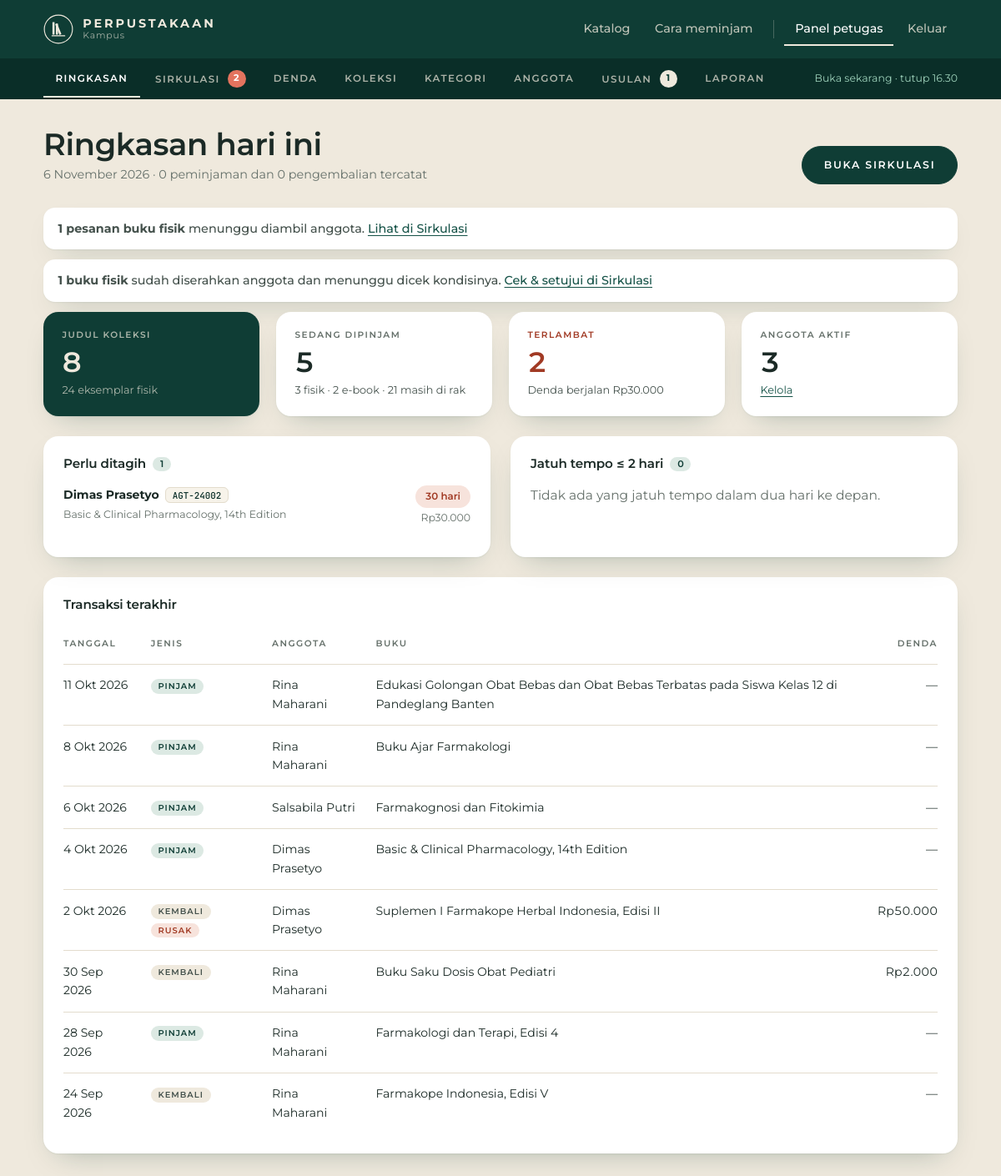
/admin/index.php (signed in), run on the app's committed database.
### tables this page shows
CREATE TABLE peminjaman (
  id INT AUTO_INCREMENT PRIMARY KEY,
  user_id INT NOT NULL,
  buku_id INT NOT NULL,
  format ENUM('fisik','ebook') NOT NULL DEFAULT 'fisik',  
  tgl_pinjam DATE NOT NULL,                           
  tgl_ambil DATE NULL,                                
  jatuh_tempo DATE NOT NULL,
  tgl_ajuan DATE NULL,                                
  tgl_kembali DATE NULL,                              
  durasi TINYINT NOT NULL DEFAULT 7,                  
  perpanjang TINYINT NOT NULL DEFAULT 0,
  denda INT NOT NULL DEFAULT 0,                       
  kondisi ENUM('baik','rusak','hilang') NULL,         
  denda_kondisi INT NOT NULL DEFAULT 0,               
  denda_lunas DATE NULL,                              
  FOREIGN KEY (user_id) REFERENCES users(id),
  FOREIGN KEY (buku_id) REFERENCES buku(id),
  KEY idx_aktif (tgl_kembali, jatuh_tempo)
);

CREATE TABLE users (
  id INT AUTO_INCREMENT PRIMARY KEY,
  no_anggota VARCHAR(20) NOT NULL UNIQUE,
  nama VARCHAR(100) NOT NULL,
  email VARCHAR(120) NOT NULL UNIQUE,
  telepon VARCHAR(20) NULL,
  password VARCHAR(255) NOT NULL,
  role ENUM('admin','anggota') NOT NULL DEFAULT 'anggota',
  aktif TINYINT(1) NOT NULL DEFAULT 1,
  dibuat TIMESTAMP NOT NULL DEFAULT CURRENT_TIMESTAMP
);

CREATE TABLE buku (
  id INT AUTO_INCREMENT PRIMARY KEY,
  judul VARCHAR(200) NOT NULL,
  penulis VARCHAR(150) NOT NULL,
  penerbit VARCHAR(120) NOT NULL,
  tahun SMALLINT NULL,
  isbn VARCHAR(20) NULL,
  kategori_id INT NOT NULL,
  no_panggil VARCHAR(40) NOT NULL,
  rak VARCHAR(20) NOT NULL,
  halaman SMALLINT NULL,
  bahasa VARCHAR(30) NOT NULL DEFAULT 'Indonesia',
  stok TINYINT UNSIGNED NOT NULL DEFAULT 1,
  sinopsis TEXT NULL,
  daftar_isi TEXT NULL,           
  file_pdf VARCHAR(150) NULL,     
  sampul VARCHAR(150) NULL,       
  dibuat TIMESTAMP NOT NULL DEFAULT CURRENT_TIMESTAMP,
  FOREIGN KEY (kategori_id) REFERENCES kategori(id)
);

### admin/index.php (the view, shortened to what this page needs)
<?php
require __DIR__ . '/../config.php';
$s = q('SELECT
          (SELECT COUNT(*) FROM buku) judul,
          (SELECT COALESCE(SUM(stok),0) FROM buku) eksemplar,
          (SELECT COUNT(*) FROM peminjaman WHERE tgl_kembali IS NULL) aktif,
          (SELECT COUNT(*) FROM peminjaman WHERE tgl_kembali IS NULL AND format = "fisik") aktif_fisik,
          (SELECT COUNT(*) FROM peminjaman WHERE tgl_kembali IS NULL AND tgl_ajuan IS NOT NULL) menunggu,
          (SELECT COUNT(*) FROM peminjaman WHERE tgl_kembali IS NULL AND tgl_ambil IS NULL) pesanan,
          (SELECT COUNT(*) FROM peminjaman WHERE tgl_kembali IS NULL AND tgl_ajuan IS NULL AND format = "fisik" AND jatuh_tempo < CURDATE()) terlambat,
          (SELECT COUNT(*) FROM users WHERE role = "anggota" AND aktif = 1) anggota,
          (SELECT COUNT(*) FROM peminjaman WHERE tgl_pinjam = CURDATE()) pinjam_hari_ini,
          (SELECT COUNT(*) FROM peminjaman WHERE tgl_kembali = CURDATE()) kembali_hari_ini')->fetch();
$sqlAktif = 'SELECT p.*, b.judul, u.nama, u.no_anggota, u.telepon FROM peminjaman p
             JOIN buku b ON b.id = p.buku_id JOIN users u ON u.id = p.user_id WHERE p.tgl_kembali IS NULL';
$sqlFisik = $sqlAktif . ' AND p.format = "fisik" AND p.tgl_ambil IS NOT NULL AND p.tgl_ajuan IS NULL';
$terlambat = q("$sqlFisik AND p.jatuh_tempo < CURDATE() ORDER BY p.jatuh_tempo")->fetchAll();
$segera = q("$sqlFisik AND p.jatuh_tempo BETWEEN CURDATE() AND CURDATE() + INTERVAL 2 DAY ORDER BY p.jatuh_tempo")->fetchAll();
$dendaBerjalan = array_sum(array_map('denda_pinjaman', $terlambat));
$terakhir = q('SELECT p.*, b.judul, u.nama, COALESCE(p.tgl_kembali, p.tgl_pinjam) tgl_aksi FROM peminjaman p
               JOIN buku b ON b.id = p.buku_id JOIN users u ON u.id = p.user_id
               ORDER BY tgl_aksi DESC, p.id DESC LIMIT 8')->fetchAll();
require __DIR__ . '/../partials/header.php';
?>
<div class="wrap admin">
  <div class="admin__head">
    <div>
      <h1>Ringkasan hari ini</h1>
      <p class="muted"><?= tgl(date('Y-m-d'), true) ?> · <?= (int) $s['pinjam_hari_ini'] ?> peminjaman dan <?= (int) $s['kembali_hari_ini'] ?> pengembalian tercatat</p>
    </div>
    <a class="btn" href="<?= url('admin/sirkulasi.php') ?>">Buka sirkulasi</a>
  </div>
  <?php if ($s['pesanan']): ?>
    <div class="notice notice--info"><strong><?= (int) $s['pesanan'] ?> pesanan buku fisik</strong> menunggu diambil anggota. <a href="<?= url('admin/sirkulasi.php') ?>">Lihat di Sirkulasi</a></div>
  <?php endif ?>
  <?php if ($s['menunggu']): ?>
    <div class="notice notice--info"><strong><?= (int) $s['menunggu'] ?> buku fisik</strong> sudah diserahkan anggota dan menunggu dicek kondisinya. <a href="<?= url('admin/sirkulasi.php') ?>">Cek &amp; setujui di Sirkulasi</a></div>
  <?php endif ?>
  <dl class="stats">
    <div><dt>Judul koleksi</dt><dd><?= (int) $s['judul'] ?></dd><span><?= (int) $s['eksemplar'] ?> eksemplar fisik</span></div>
    <div><dt>Sedang dipinjam</dt><dd><?= (int) $s['aktif'] ?></dd><span><?= (int) $s['aktif_fisik'] ?> fisik · <?= (int) $s['aktif'] - (int) $s['aktif_fisik'] ?> e-book · <?= (int) $s['eksemplar'] - (int) $s['aktif_fisik'] ?> masih di rak</span></div>
    <div class="<?= $s['terlambat'] ? 'is-alert' : '' ?>"><dt>Terlambat</dt><dd><?= (int) $s['terlambat'] ?></dd><span>Denda berjalan <?= rupiah($dendaBerjalan) ?></span></div>
    <div><dt>Anggota aktif</dt><dd><?= (int) $s['anggota'] ?></dd><span><a href="<?= url('admin/anggota.php') ?>">Kelola</a></span></div>
  </dl>
  <div class="admin__cols">
    <section class="panel">
      <h2 class="panel__title">Perlu ditagih <span class="count"><?= count($terlambat) ?></span></h2>
      <?php if (!$terlambat): ?>
        <p class="muted">Tidak ada pinjaman terlambat. Rapi.</p>
      <?php else: ?>
        <ul class="mini-list">
          <?php foreach ($terlambat as $p): ?>
            <li>
              <div><strong><?= e($p['nama']) ?></strong> <span class="callno"><?= e($p['no_anggota']) ?></span>
                <span class="sub"><?= e($p['judul']) ?></span></div>
              <div class="mini-list__end"><span class="due due--late"><?= selisih_hari($p['jatuh_tempo']) ?> hari</span>
                <span class="sub"><?= rupiah(denda_pinjaman($p)) ?></span></div>
            </li>
          <?php endforeach ?>
        </ul>
      <?php endif ?>
    </section>
    <section class="panel">
      <h2 class="panel__title">Jatuh tempo ≤ 2 hari <span class="count"><?= count($segera) ?></span></h2>
      <?php if (!$segera): ?>
        <p class="muted">Tidak ada yang jatuh tempo dalam dua hari ke depan.</p>
      <?php endif ?>
    </section>
  </div>
  <section class="panel">
    <h2 class="panel__title">Transaksi terakhir</h2>
    <div class="table-wrap">
      <table class="table">
        <thead><tr><th>Tanggal</th><th>Jenis</th><th>Anggota</th><th>Buku</th><th class="num">Denda</th></tr></thead>
        <tbody>
        <?php foreach ($terakhir as $t): ?>
          <tr>
            <td><?= tgl($t['tgl_aksi']) ?></td>
            <td><?= $t['tgl_kembali'] ? '<span class="tag">Kembali</span>' : '<span class="tag tag--accent">Pinjam</span>' ?><?= in_array($t['kondisi'], ['rusak', 'hilang'], true) ? ' <span class="tag tag--late">' . $t['kondisi'] . '</span>' : '' ?></td>
            <td><?= e($t['nama']) ?></td>
            <td><?= e($t['judul']) ?></td>
            <td class="num"><?= ($total = (int) $t['denda'] + (int) $t['denda_kondisi']) ? rupiah($total) : '—' ?></td>
          </tr>
        <?php endforeach ?>
        </tbody>
      </table>
    </div>
  </section>
</div>
<?php require __DIR__ . '/../partials/footer.php'; ?>

### data on the page
peminjaman: rupiah($dendaBerjalan) "Rp30.000", user.nama "Dimas Prasetyo", user.no_anggota "AGT-24002", buku.judul "Basic & Clinical Pharmacology, 14th Edition", jatuh_tempo "30", rupiah(denda_pinjaman($p)) "Rp30.000", tgl_aksi "4 Okt 2026", shows "PINJAM"
peminjaman: tgl_aksi "11 Okt 2026", shows "PINJAM", user.nama "Rina Maharani", buku.judul "Edukasi Golongan Obat Bebas dan Obat Bebas Terbatas pada Siswa Kelas 12 di Pandeglang Banten"
peminjaman: tgl_aksi "8 Okt 2026", shows "PINJAM", user.nama "Rina Maharani", buku.judul "Buku Ajar Farmakologi"
peminjaman: tgl_aksi "6 Okt 2026", shows "PINJAM", user.nama "Salsabila Putri", buku.judul "Farmakognosi dan Fitokimia"
peminjaman: tgl_aksi "2 Okt 2026", tgl_kembali "KEMBALI", kondisi "RUSAK", user.nama "Dimas Prasetyo", buku.judul "Suplemen I Farmakope Herbal Indonesia, Edisi II", rupiah($total) "Rp50.000"
peminjaman: tgl_aksi "30 Sep 2026", tgl_kembali "KEMBALI", user.nama "Rina Maharani", buku.judul "Buku Saku Dosis Obat Pediatri", rupiah($total) "Rp2.000"
peminjaman: tgl_aksi "28 Sep 2026", shows "PINJAM", user.nama "Rina Maharani", buku.judul "Farmakologi dan Terapi, Edisi 4"
peminjaman: tgl_aksi "24 Sep 2026", tgl_kembali "KEMBALI", user.nama "Rina Maharani", buku.judul "Farmakope Indonesia, Edisi V"

### other printed values
$jmlMenunggu "2"
$jmlUsulan "1"
$statusLayanan "Buka sekarang · tutup 16.30"
$s['pinjam_hari_ini'] "0"
$s['kembali_hari_ini'] "0"
$s['pesanan'] "1"
$s['menunggu'] "1"
$s['judul'] "8"
$s['eksemplar'] "24"
$s['aktif'] "5"
$s['aktif_fisik'] "3"
$s['terlambat'] "2"
$s['anggota'] "3"
count($terlambat) "1"
count($segera) "0"
